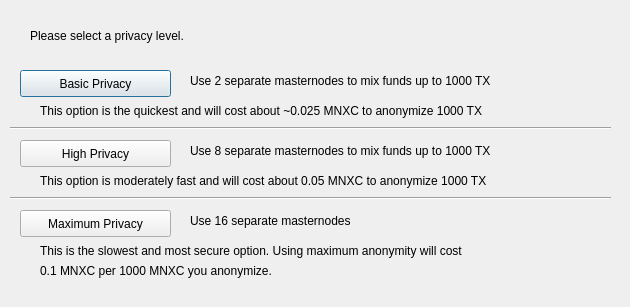
<?xml version="1.0" encoding="UTF-8"?>
<ui version="4.0">
 <class>DarksendConfig</class>
 <widget class="QDialog" name="DarksendConfig">
  <property name="geometry">
   <rect>
    <x>0</x>
    <y>0</y>
    <width>630</width>
    <height>307</height>
   </rect>
  </property>
  <property name="windowTitle">
   <string>Configure Darksend</string>
  </property>
  <widget class="QPushButton" name="buttonBasic">
   <property name="geometry">
    <rect>
     <x>20</x>
     <y>70</y>
     <width>151</width>
     <height>27</height>
    </rect>
   </property>
   <property name="text">
    <string>Basic Privacy</string>
   </property>
  </widget>
  <widget class="QPushButton" name="buttonHigh">
   <property name="geometry">
    <rect>
     <x>20</x>
     <y>140</y>
     <width>151</width>
     <height>27</height>
    </rect>
   </property>
   <property name="text">
    <string>High Privacy</string>
   </property>
  </widget>
  <widget class="QPushButton" name="buttonMax">
   <property name="geometry">
    <rect>
     <x>20</x>
     <y>210</y>
     <width>151</width>
     <height>27</height>
    </rect>
   </property>
   <property name="text">
    <string>Maximum Privacy</string>
   </property>
  </widget>
  <widget class="QLabel" name="label">
   <property name="geometry">
    <rect>
     <x>30</x>
     <y>20</y>
     <width>571</width>
     <height>31</height>
    </rect>
   </property>
   <property name="text">
    <string>Please select a privacy level.</string>
   </property>
  </widget>
  <widget class="QLabel" name="label_2">
   <property name="geometry">
    <rect>
     <x>190</x>
     <y>70</y>
     <width>421</width>
     <height>21</height>
    </rect>
   </property>
   <property name="text">
    <string>Use 2 separate masternodes to mix funds up to 1000 TX</string>
   </property>
  </widget>
  <widget class="QLabel" name="label_3">
   <property name="geometry">
    <rect>
     <x>190</x>
     <y>140</y>
     <width>411</width>
     <height>21</height>
    </rect>
   </property>
   <property name="text">
    <string>Use 8 separate masternodes to mix funds up to 1000 TX</string>
   </property>
  </widget>
  <widget class="QLabel" name="label_4">
   <property name="geometry">
    <rect>
     <x>190</x>
     <y>210</y>
     <width>421</width>
     <height>21</height>
    </rect>
   </property>
   <property name="text">
    <string>Use 16 separate masternodes</string>
   </property>
  </widget>
  <widget class="QLabel" name="label_6">
   <property name="geometry">
    <rect>
     <x>40</x>
     <y>100</y>
     <width>561</width>
     <height>21</height>
    </rect>
   </property>
   <property name="text">
    <string>This option is the quickest and will cost about ~0.025 MNXC to anonymize 1000 TX</string>
   </property>
  </widget>
  <widget class="QLabel" name="label_7">
   <property name="geometry">
    <rect>
     <x>40</x>
     <y>170</y>
     <width>561</width>
     <height>21</height>
    </rect>
   </property>
   <property name="text">
    <string>This option is moderately fast and will cost about 0.05 MNXC to anonymize 1000 TX</string>
   </property>
  </widget>
  <widget class="QLabel" name="label_8">
   <property name="geometry">
    <rect>
     <x>40</x>
     <y>240</y>
     <width>561</width>
     <height>21</height>
    </rect>
   </property>
   <property name="text">
    <string>This is the slowest and most secure option. Using maximum anonymity will cost</string>
   </property>
  </widget>
  <widget class="QLabel" name="label_9">
   <property name="geometry">
    <rect>
     <x>40</x>
     <y>260</y>
     <width>561</width>
     <height>21</height>
    </rect>
   </property>
   <property name="text">
    <string>0.1 MNXC per 1000 MNXC you anonymize.</string>
   </property>
  </widget>
  <widget class="Line" name="line">
   <property name="geometry">
    <rect>
     <x>10</x>
     <y>120</y>
     <width>601</width>
     <height>16</height>
    </rect>
   </property>
   <property name="orientation">
    <enum>Qt::Horizontal</enum>
   </property>
  </widget>
  <widget class="Line" name="line_2">
   <property name="geometry">
    <rect>
     <x>10</x>
     <y>190</y>
     <width>601</width>
     <height>16</height>
    </rect>
   </property>
   <property name="orientation">
    <enum>Qt::Horizontal</enum>
   </property>
  </widget>
 </widget>
 <resources/>
 <connections/>
</ui>
